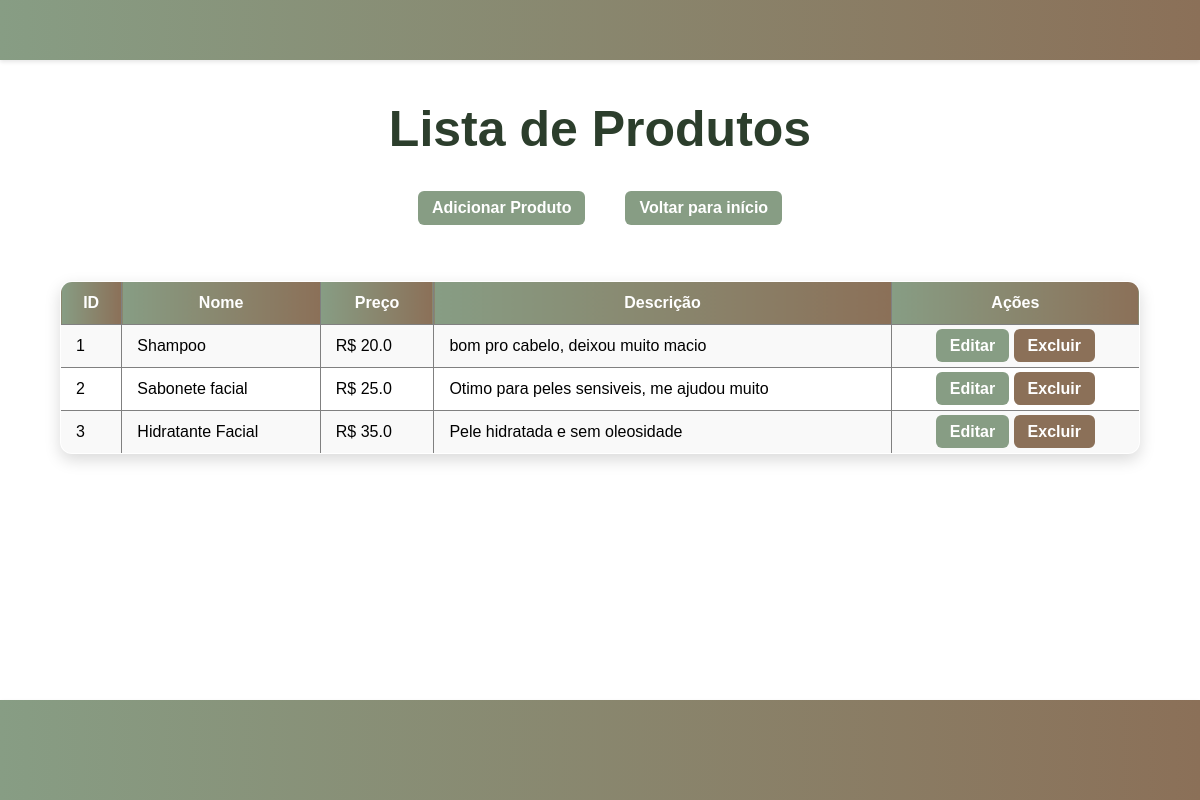
/produtos (signed in), run on an earlier commit of the app's database.
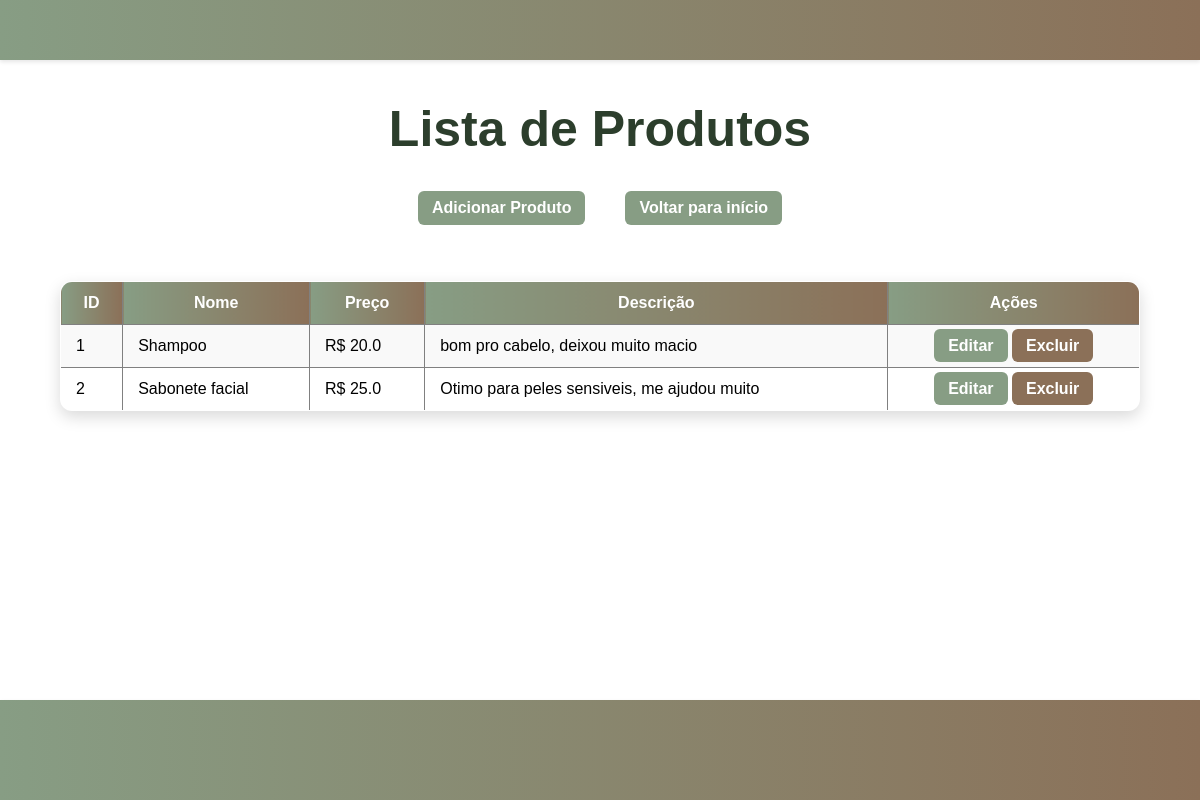
And on a later commit of the database.
### app.py (models this page shows)
class Produto(db.Model):
    id = db.Column(db.Integer, primary_key=True)
    nome = db.Column(db.String(100), nullable=False)
    preco = db.Column(db.Float, nullable=False)
    descricao = db.Column(db.String(200), nullable=True)

### app.py (the view)
@app.route('/produtos')
def listar_produtos():
    if 'usuario_id' not in session:
        return redirect(url_for('login'))
    produtos = Produto.query.all()
    return render_template('produtos.html', produtos=produtos)

### templates/produtos.html (shortened to what this page needs)
<!DOCTYPE html>
<html lang="pt-br">
<head>
    <link rel="stylesheet" href="/static/style.css">
</head>
<body>
    <footer class="top-bar"></footer>
    <div class="header">
        <h2>Lista de Produtos</h2>
        <br>
        <div class="botoes">
            <a href="/produtos/novo" class="btn">Adicionar Produto</a>
            <a href="/" class="btn">Voltar para início</a>
        </div>
        <br><br>
    </div>
    {% if produtos %}
        <table border="1" cellpadding="8">
            <tr>
                <th>ID</th>
                <th>Nome</th>
                <th>Preço</th>
                <th>Descrição</th>
                <th>Ações</th>
            </tr>
            {% for produto in produtos %}
            <tr>
                <td>{{ produto.id }}</td>
                <td>{{ produto.nome }}</td>
                <td>R$ {{ produto.preco }}</td>
                <td>{{ produto.descricao }}</td>
                <td class="botoestable">
                    <a href="/produtos/editar/{{ produto.id }}" class="btn">Editar</a>
                    <a href="/produtos/excluir/{{ produto.id }}" class="btn btn-excluir" onclick="return confirm('Tem certeza que deseja excluir?');">Excluir</a>
                </td>
            </tr>
            {% endfor %}
        </table>
    {% else %}
        <p>Nenhum produto cadastrado ainda.</p>
    {% endif %}
    <br>
    <footer class="bottom-bar"></footer>
</body>
</html>

### static/style.css (style rules this page uses)
* { margin: 0; padding: 0; box-sizing: border-box; font-family: Arial, Helvetica, sans-serif; }
a { text-decoration: none; }
html, body { height: 100%; display: flex; flex-direction: column; }
body { min-height: 100vh; }
.top-bar { background: linear-gradient(90deg, #879d84, #8b7058); padding: 30px 0; text-align: center; font-family: Arial, sans-serif; box-shadow: 0 2px 4px rgba(0,0,0,0.1); }
.bottom-bar { background: linear-gradient(90deg, #879d84, #8b7058); padding: 50px 0; text-align: center; font-family: Arial, sans-serif; box-shadow: 0 2px 4px rgba(0,0,0,0.1); margin-top: auto; }
.card h1, h2 { margin-bottom: 15px; color: #2c3e2c; font-size: 24px; }
.btn { background-color: #879d84; color: white; border: none; padding: 8px 14px; border-radius: 6px; font-weight: bold; cursor: pointer; transition: all 0.3s ease; }
.btn-excluir { background-color: #8b7058; }
table { width: 90%; margin: 20px auto; border-collapse: collapse; background-color: white; border-radius: 12px; overflow: hidden; box-shadow: 0 6px 16px rgba(0,0,0,0.15); }
th, td { padding: 12px 15px; text-align: left; }
th { background: linear-gradient(90deg, #879d84, #8b7058); color: white; text-align: center; }
tr:nth-child(even) { background-color: #f9f9f9; }
.header > h2 { display: flex; font-size: 50px; align-items: center; justify-content: center; margin-top: 40px; }
.botoes { display: flex; align-items: center; justify-content: center; gap: 40px; }
.botoestable { text-align: center; }

What changed in the data, as far as the page shows it:
removed Produto: id "3", nome "Hidratante Facial", preco "35.0", descricao "Pele hidratada e sem oleosidade"
